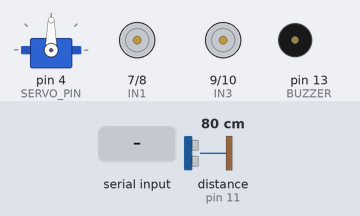
Recording of a sketch running on a simulated Arduino Uno, built with avr-gcc and run on an emulated ATmega328P. Shown: servo, motor-driver pin pairs drawn as motors (green arrow = first pin HIGH = forward, orange = second pin HIGH = backward, longer = more drive, scaled by the enable pin), buzzer (waves = sounding, pin HIGH). Inputs (shaded band) come from the test bench; at power-on: distance to the obstacle (sensor on pin 11) 80 cm. The echo pulse lasts 58.3 µs per cm; pins used as bus, display or sensor lines are not drawn; what the sketch prints to the serial monitor is not drawn.

Above: at 1.2 s.
1.3 s: "R" received over the second serial link
At 2.1 s:
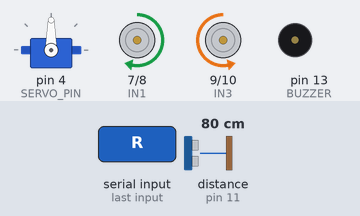
2.8 s: "S" received over the second serial link
At 3.2 s:
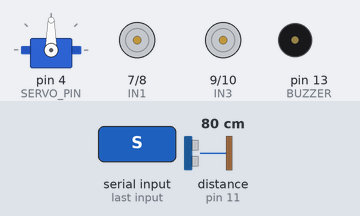
4.3 s: "H" received over the second serial link
At 4.4 s:
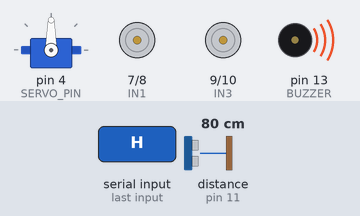
6.0 s: "A90\n" received over the second serial link
7.5 s: "90,45\n" received over the second serial link
At 7.9 s:
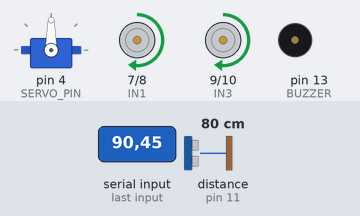
9.0 s: "30,150\n" received over the second serial link
At 10.4 s:
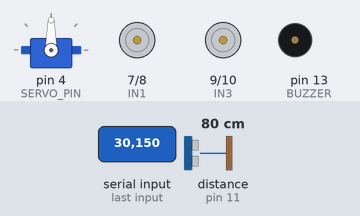
Timing chart, 0 to 11.5 s (numbered marks = the images above; inputs shaded):
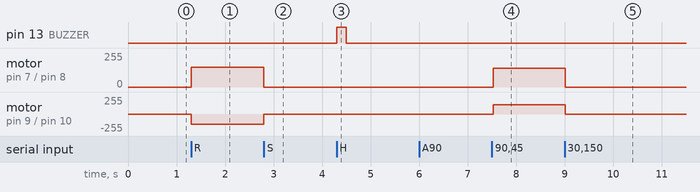

The sketch:

SmartRover.ino
```cpp
/*
 * Smart Rover - Arduino Firmware
 * Controls: Manual (Bluetooth) & Autonomous (Obstacle Avoidance)
 * Hardware: Arduino Uno, L298N, HC-SR04, HC-05/06, Servo, Buzzer
 */

#include <SoftwareSerial.h>
#include <Servo.h>

// --- Pin Definitions ---
SoftwareSerial BTSerial(2, 3); // RX (to TX of HC-05), TX (to RX of HC-05)

const int ENA = 5;  // PWM
const int IN1 = 7;
const int IN2 = 8;
const int IN3 = 9;
const int IN4 = 10;
const int ENB = 6;  // PWM

const int TRIG = 12;
const int ECHO = 11;
const int SERVO_PIN = 4;
const int BUZZER = 13;

// --- Global Variables ---
Servo myServo;
char command;
int motorSpeed = 150;
bool isAutoMode = false;
int distance = 0;

void setup() {
  BTSerial.begin(9600);
  Serial.begin(9600);

  pinMode(ENA, OUTPUT);
  pinMode(IN1, OUTPUT);
  pinMode(IN2, OUTPUT);
  pinMode(IN3, OUTPUT);
  pinMode(IN4, OUTPUT);
  pinMode(ENB, OUTPUT);
  pinMode(BUZZER, OUTPUT);

  pinMode(TRIG, OUTPUT);
  pinMode(ECHO, INPUT);

  myServo.attach(SERVO_PIN);
  myServo.write(90);

  stopCar();
  Serial.println("Smart Rover Ready!");
}

void loop() {
  if (BTSerial.available()) {
    command = BTSerial.read();
    handleCommand(command);
  }

  if (isAutoMode) {
    autoDriveLogic();
  }
}

void handleCommand(char cmd) {
  if (cmd == 'A') { isAutoMode = true; return; }
  if (cmd == 'M') { isAutoMode = false; stopCar(); return; }

  if (cmd >= '0' && cmd <= '9') {
    motorSpeed = map(cmd - '0', 0, 9, 0, 255);
    return;
  }

  if (!isAutoMode) {
    switch (cmd) {
      case 'F': driveForward(); break;
      case 'B': driveBackward(); break;
      case 'L': turnLeft(); break;
      case 'R': turnRight(); break;
      case 'S': stopCar(); break;
      case 'H': horn(); break;
    }
  }
}

void driveForward() {
  analogWrite(ENA, motorSpeed);
  analogWrite(ENB, motorSpeed);
  digitalWrite(IN1, HIGH); digitalWrite(IN2, LOW);
  digitalWrite(IN3, HIGH); digitalWrite(IN4, LOW);
}

void driveBackward() {
  analogWrite(ENA, motorSpeed);
  analogWrite(ENB, motorSpeed);
  digitalWrite(IN1, LOW); digitalWrite(IN2, HIGH);
  digitalWrite(IN3, LOW); digitalWrite(IN4, HIGH);
}

void turnLeft() {
  analogWrite(ENA, motorSpeed);
  analogWrite(ENB, motorSpeed);
  digitalWrite(IN1, LOW); digitalWrite(IN2, HIGH);
  digitalWrite(IN3, HIGH); digitalWrite(IN4, LOW);
}

void turnRight() {
  analogWrite(ENA, motorSpeed);
  analogWrite(ENB, motorSpeed);
  digitalWrite(IN1, HIGH); digitalWrite(IN2, LOW);
  digitalWrite(IN3, LOW); digitalWrite(IN4, HIGH);
}

void stopCar() {
  digitalWrite(IN1, LOW); digitalWrite(IN2, LOW);
  digitalWrite(IN3, LOW); digitalWrite(IN4, LOW);
}

void horn() {
  digitalWrite(BUZZER, HIGH);
  delay(200);
  digitalWrite(BUZZER, LOW);
}

void autoDriveLogic() {
  distance = getDistance();
  if (distance > 30) {
    driveForward();
  } else {
    stopCar();
    int leftDist = scanDirection(180);
    delay(300);
    int rightDist = scanDirection(0);
    delay(300);
    myServo.write(90);
    if (leftDist > rightDist) {
      turnLeft(); delay(500);
    } else {
      turnRight(); delay(500);
    }
    stopCar();
  }
}

int getDistance() {
  digitalWrite(TRIG, LOW);
  delayMicroseconds(2);
  digitalWrite(TRIG, HIGH);
  delayMicroseconds(10);
  digitalWrite(TRIG, LOW);
  long duration = pulseIn(ECHO, HIGH);
  return duration * 0.034 / 2;
}

int scanDirection(int angle) {
  myServo.write(angle);
  delay(500);
  return getDistance();
}
```

Measured:
- after the input at 1.3 s, motor on pin 7 (IN1) / pin 8 (IN2): stopped → forward 150/255 at once; motor on pin 9 (IN3) / pin 10 (IN4): stopped → backward 150/255 at once
- after the input at 2.8 s, motor on pin 7 (IN1) / pin 8 (IN2): forward 150/255 → stopped at once; motor on pin 9 (IN3) / pin 10 (IN4): backward 150/255 → stopped at once
- after the input at 4.3 s, pin 13 (BUZZER): LOW → HIGH at once, → LOW 0.20 s later
- after the input at 7.5 s, motor on pin 7 (IN1) / pin 8 (IN2), motor on pin 9 (IN3) / pin 10 (IN4): stopped → forward 141/255 at once
- after the input at 9.0 s, motor on pin 7 (IN1) / pin 8 (IN2), motor on pin 9 (IN3) / pin 10 (IN4): forward 141/255 → stopped at once
